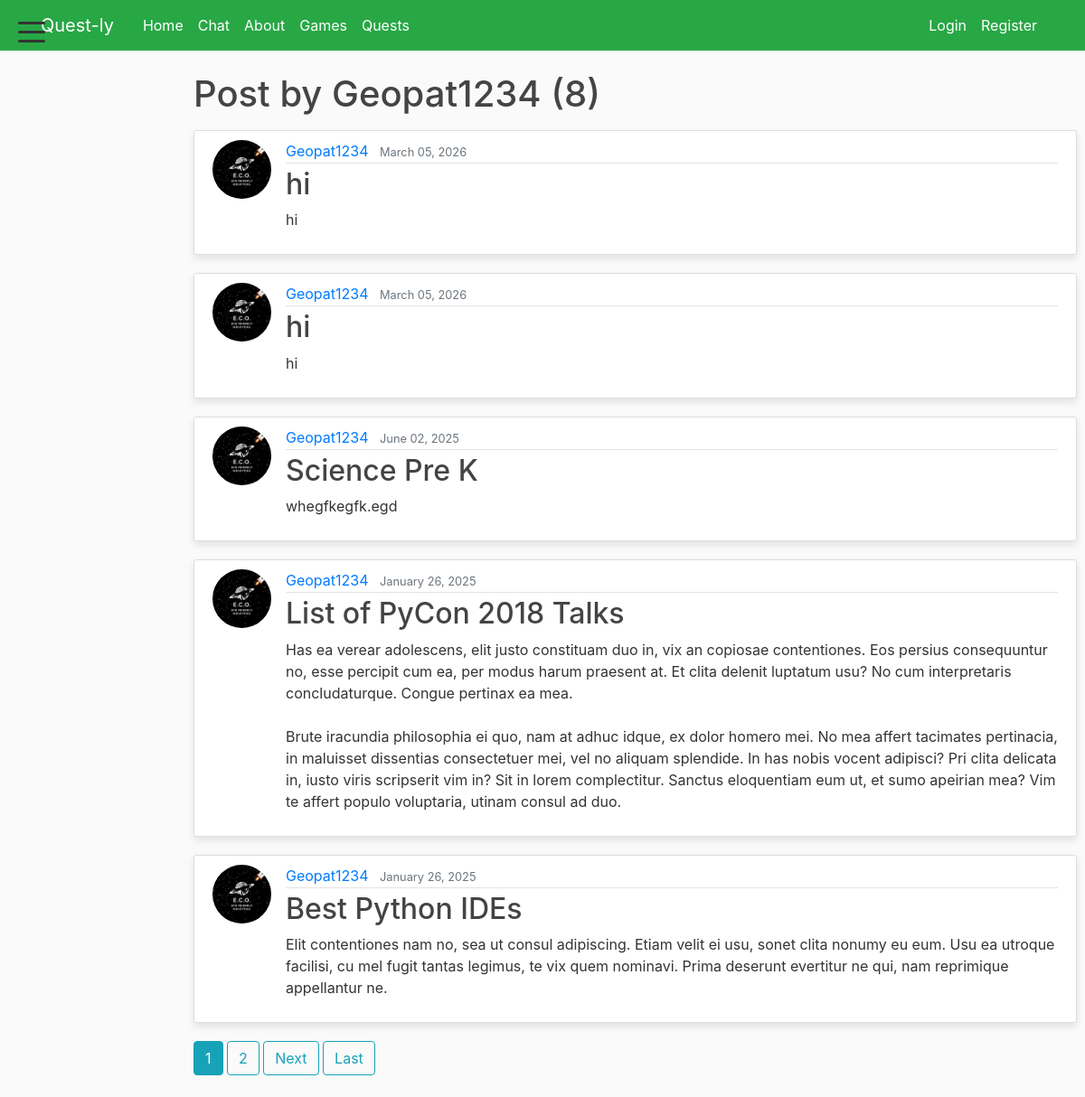
Screenshot of /user/Geopat1234 with the database file from the repository.
### blog/models.py (models this page shows, shortened)
class Post(models.Model):
    title = models.CharField(max_length=100)
    content = models.TextField()
    date_posted = models.DateTimeField(default=timezone.now)
    author = models.ForeignKey(User, on_delete=models.CASCADE)

### users/models.py (models this page shows, shortened)
class Profile(models.Model):
    USER_TYPES = (
        ('student', 'Student'),
        ('parent', 'Parent'),
        ('teacher', 'Teacher'),
    )
    user = models.OneToOneField(User, on_delete=models.CASCADE)
    image = models.ImageField(default='profile_pics/default.jpg', upload_to='profile_pics', blank=True, null=True)
    sprite = models.ImageField(upload_to='sprites/', blank=True, null=True)
    user_type = models.CharField(max_length=10, choices=USER_TYPES, default='student')
    grade = models.CharField(max_length=20, blank=True, null=True)
    points = models.IntegerField(default=0)
    league = models.CharField(max_length=20, choices=LEAGUE_CHOICES, default='Stone')
    following = models.ManyToManyField('self', symmetrical=False, related_name='followers', blank=True)
    courses = models.ManyToManyField('blog.Course', related_name='subscribed_profiles', blank=True)

### blog/views.py (the view)
# urls.py: path('user/<str:username>', UserPostListView.as_view(), name='user-posts'),
class UserPostListView(ListView):
    model = Post
    template_name = 'blog/user_posts.html'
    context_object_name = 'posts'
    paginate_by = 5
    def get_queryset(self):
        user = get_object_or_404(User, username=self.kwargs.get('username'))
        return Post.objects.filter(author=user).order_by('-date_posted')

### blog/context_processors.py (called while the page is built)
def all_courses(request):
    try:
        courses = Course.objects.all()
    except Exception:
        courses = []
    return {'all_courses': courses}

### blog/models.py (called while the page is built)
    def get_absolute_url(self):
        return reverse('task-detail', kwargs={'task_id': self.pk})

### blog/templatetags/custom_filters.py (called while the page is built)
@register.filter(name='is_not_student')
def is_not_student(user):
    try:
        if not getattr(user, 'is_authenticated', False):
            return True
        if user.groups.filter(name='Student').exists():
            return False
        if hasattr(user, 'profile') and getattr(user.profile, 'user_type', None) == 'student':
            return False
        return True
    except Exception:
        return True

### blog/templates/blog/user_posts.html (shortened to what this page needs)
{% extends "blog/base.html" %}
{% block content %}
    <h1 class="mb-3">Post by {{ view.kwargs.username }} ({{ page_obj.paginator.count }})</h1>
    {% for post in posts %}
        <article class="media content-section">
            <img class="rounded-circle article-img" src="{{ post.author.profile.image.url }}">
            <div class="media-body">
            <div class="article-metadata">
                <a class="mr-2" href="{% url 'user-posts' post.author.username %}">{{ post.author }}</a>
                <small class="text-muted">{{ post.date_posted|date:"F d, Y" }}</small>
            </div>
            <h2><a class="article-title" href="{% url 'post-detail' post.id%}">{{ post.title }}</a></h2>
            <p class="article-content">{{ post.content }}</p>
            </div>
        </article>
    {% endfor %}
    {% if is_paginated %}
        {% for num in page_obj.paginator.page_range %}
            {% if page_obj.number == num %}
                <a class="btn btn-info mb-4" href="?page={{ num }}">{{ num }}</a>
            {% elif num > page_obj.number|add:'-3' and num < page_obj.number|add:'3' %}
                <a class="btn btn-outline-info mb-4" href="?page={{ num }}">{{ num }}</a>
            {% endif %}
        {% endfor %}
        {% if page_obj.has_next %}
            <a class="btn btn-outline-info mb-4" href="?page={{ page_obj.next_page_number }}">Next</a>
            <a class="btn btn-outline-info mb-4" href="?page={{ page_obj.paginator.num_pages }}">Last</a>
        {% endif %}
    {% endif %}
{% endblock content %}

### blog/static/blog/main.css (style rules this page uses)
body { background: #fafafa; color: #333333; margin-top: 5rem; }
h1, h2, h3, h4, h5, h6 { color: #444444; }
.content-section { background: #ffffff; padding: 10px 20px; border: 1px solid #dddddd; border-radius: 3px; margin-bottom: 20px; box-shadow: 0 4px 8px rgba(0, 0, 0, 0.1); }
.article-title { color: #444444; }
.article-content { white-space: pre-line; }
.article-img { height: 65px; width: 65px; margin-right: 16px; }
.article-metadata { padding-bottom: 1px; margin-bottom: 4px; border-bottom: 1px solid #e3e3e3; }

### rows the page displays
Post: author.profile.image (picture), author "Geopat1234", date_posted "March 05, 2026", title "hi", content "hi"
Post: author.profile.image (picture), author "Geopat1234", date_posted "March 05, 2026", title "hi", content "hi"
Post: author.profile.image (picture), author "Geopat1234", date_posted "June 02, 2025", title "Science Pre K", content "whegfkegfk.egd"
Post: author.profile.image (picture), author "Geopat1234", date_posted "January 26, 2025", title "List of PyCon 2018 Talks", content "Has ea verear adolescens, elit justo constituam duo in, vix an copiosae contentiones. Eos persius consequuntur no, esse percipit cum ea, per modus harum praesent at. Et clita delenit luptatum usu? No cum interpretaris concludaturque. Congue pertinax ea mea. Brute iracundia philosophia ei quo, nam at adhuc idque, ex dolor homero mei. No mea affert tacimates pertinacia, in maluisset dissentias consectetuer mei, vel no aliquam splendide. In has nobis vocent adipisci? Pri clita delicata in, iusto viris scripserit vim in? Sit in lorem complectitur. Sanctus eloquentiam eum ut, et sumo apeirian mea? Vim te affert populo voluptaria, utinam consul ad duo."
Post: author.profile.image (picture), author "Geopat1234", date_posted "January 26, 2025", title "Best Python IDEs", content "Elit contentiones nam no, sea ut consul adipiscing. Etiam velit ei usu, sonet clita nonumy eu eum. Usu ea utroque facilisi, cu mel fugit tantas legimus, te vix quem nominavi. Prima deserunt evertitur ne qui, nam reprimique appellantur ne."

### other values shown
{{ view.kwargs.username }} "Geopat1234"
{{ page_obj.paginator.count }} "8"
{{ num }} "1"
{{ num }} "2"
